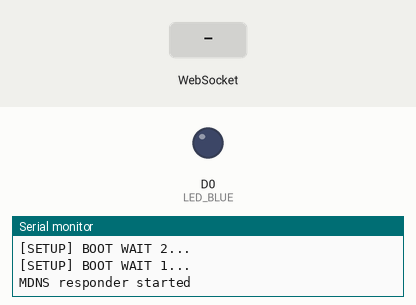
The sketch below on a simulated ESP8266 (NodeMCU). Shown: output pins drawn as LEDs (lit = HIGH), the last lines printed to the serial monitor. The test bench sets the inputs (shaded band). WiFi joins after 1.5 s; servers stay silent unless stated.

Above: at 6.7 s.
6.8 s: WebSocket text "1" received
At 7.6 s:
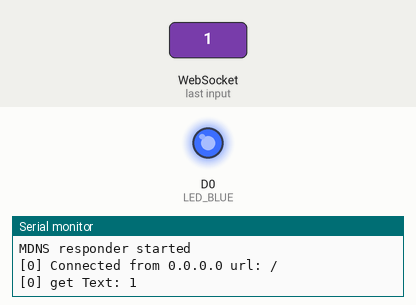
8.3 s: WebSocket text "5" received
At 8.7 s:
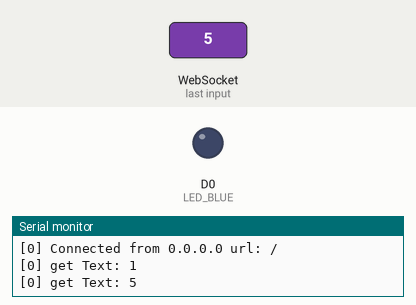
Timing chart, 0 to 11.3 s (numbered marks = the images above; inputs shaded):
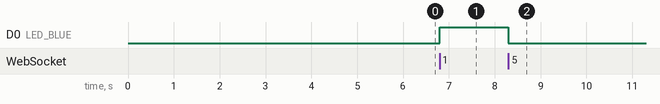

Measured:
- after the input at 6.8 s, D0 (LED_BLUE): LOW → HIGH at once
- after the input at 8.3 s, D0 (LED_BLUE): HIGH → LOW at once

The sketch:

websockets.ino
```cpp
#include <Arduino.h>

#include <ESP8266WiFi.h>
#include <ESP8266WiFiMulti.h>
#include <WebSocketsServer.h>
#include <ESP8266mDNS.h>
#include <Hash.h>
#include "Page.h"

const char *ssid = "d142d83c";
const char *password = "pupsmups5";

#define LED_BLUE D0

#define USE_SERIAL Serial

ESP8266WiFiMulti WiFiMulti;

//ESP8266WebServer server(80);
WebSocketsServer webSocket = WebSocketsServer(81);

void webSocketEvent(uint8_t num, WStype_t type, uint8_t *payload, size_t length)
{
  switch (type)
  {
  case WStype_DISCONNECTED:
    USE_SERIAL.printf("[%u] Disconnected!\n", num);
    break;
  case WStype_CONNECTED:
  {
    IPAddress ip = webSocket.remoteIP(num);
    USE_SERIAL.printf("[%u] Connected from %d.%d.%d.%d url: %s\n", num, ip[0], ip[1], ip[2], ip[3], payload);

    // send message to client
    webSocket.sendTXT(num, "Connected");
  }
  break;
  case WStype_TEXT:
    USE_SERIAL.printf("[%u] get Text: %s\n", num, payload);

    if (payload[0] == '1')
    {
      digitalWrite(LED_BLUE, 1);
    }
    else
    {
      digitalWrite(LED_BLUE, 0);
    }

    break;
  }
}

void setup()
{
  //USE_SERIAL.begin(921600);
  USE_SERIAL.begin(9600);

  //USE_SERIAL.setDebugOutput(true);

  USE_SERIAL.println();
  USE_SERIAL.println();
  USE_SERIAL.println();

  for (uint8_t t = 4; t > 0; t--)
  {
    USE_SERIAL.printf("[SETUP] BOOT WAIT %d...\n", t);
    USE_SERIAL.flush();
    delay(1000);
  }

  pinMode(LED_BLUE, OUTPUT);
  digitalWrite(LED_BLUE, 0);

  WiFiMulti.addAP(ssid, password);

  while (WiFiMulti.run() != WL_CONNECTED)
  {
    delay(100);
  }


// Установка статического IP-адреса
  IPAddress ip(192, 168, 0, 109); // Задайте статический IP-адрес
  IPAddress gateway(192, 168, 0, 1); // Задайте IP-адрес шлюза
  IPAddress subnet(255, 255, 255, 0); // Задайте подсеть
  IPAddress dns(8, 8, 8, 8); // Задайте адрес DNS-сервера
  WiFi.config(ip, gateway, subnet, dns);

  // start webSocket server
  webSocket.begin();
  webSocket.onEvent(webSocketEvent);

  if (MDNS.begin("esp8266"))
  {
    USE_SERIAL.println("MDNS responder started");
  }


  // Add service to MDNS
  //MDNS.addService("http", "tcp", 80);
  MDNS.addService("ws", "tcp", 81);

  digitalWrite(LED_BLUE, 0);
}

unsigned long last_10sec = 0;
unsigned int counter = 0;

void loop()
{
  unsigned long t = millis();
  webSocket.loop();

  if ((t - last_10sec) > 10 * 1000)
  {
    counter++;
    bool ping = (counter % 2);
    int i = webSocket.connectedClients(ping);
    USE_SERIAL.printf("%d Connected websocket clients ping: %d\n", i, ping);
    last_10sec = millis();
  }
}
```

page.h
```cpp
#ifndef PAGE_H
#define PAGE_H

#define PAGE "<html><head><script>var connection = new WebSocket('ws://'+location.hostname+':81/', ['arduino']);connection.onopen = function () {  connection.send('Connect ' + new Date()); }; connection.onerror = function (error) {    console.log('WebSocket Error ', error);};connection.onmessage = function (e) {  console.log('Server: ', e.data);};function sendRGB() {  var r = parseInt(document.getElementById('r').value).toString(16);  var g = parseInt(document.getElementById('g').value).toString(16);  var b = parseInt(document.getElementById('b').value).toString(16);  if(r.length < 2) { r = '0' + r; }   if(g.length < 2) { g = '0' + g; }   if(b.length < 2) { b = '0' + b; }   var rgb = '#'+r+g+b;    console.log('RGB: ' + rgb); connection.send(rgb); }</script></head><body>LED Control:<br/><br/>R: <input id=\"r\" type=\"range\" min=\"0\" max=\"255\" step=\"1\" oninput=\"sendRGB();\" /><br/>G: <input id=\"g\" type=\"range\" min=\"0\" max=\"255\" step=\"1\" oninput=\"sendRGB();\" /><br/>B: <input id=\"b\" type=\"range\" min=\"0\" max=\"255\" step=\"1\" oninput=\"sendRGB();\" /><br/></body></html>"

#endif /* PAGE_H */
```
